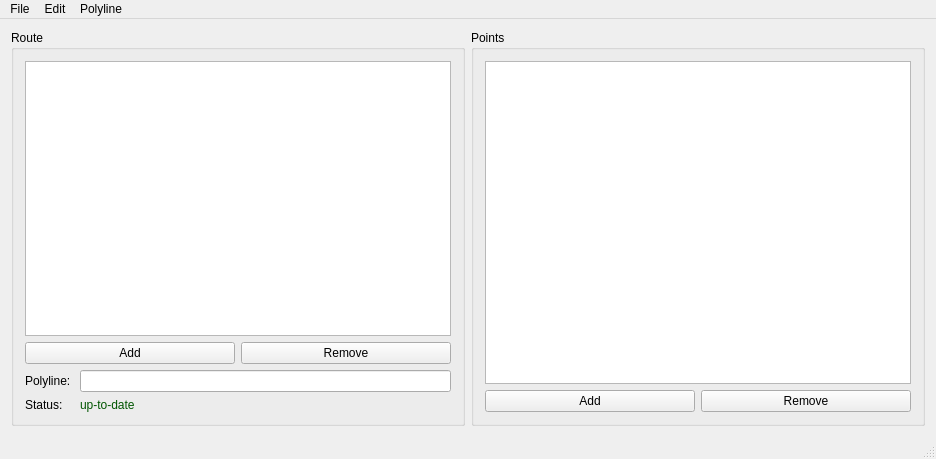
<?xml version="1.0" encoding="UTF-8"?>
<ui version="4.0">
 <class>MainWindow</class>
 <widget class="QMainWindow" name="MainWindow">
  <property name="geometry">
   <rect>
    <x>0</x>
    <y>0</y>
    <width>936</width>
    <height>459</height>
   </rect>
  </property>
  <property name="windowTitle">
   <string>Route App</string>
  </property>
  <widget class="QWidget" name="centralWidget">
   <layout class="QHBoxLayout" name="horizontalLayout">
    <item>
     <widget class="QGroupBox" name="routeGroup">
      <property name="title">
       <string>Route</string>
      </property>
      <layout class="QVBoxLayout" name="verticalLayout">
       <item>
        <widget class="QTableView" name="routeTableView"/>
       </item>
       <item>
        <layout class="QHBoxLayout" name="routesActionsLayout">
         <item>
          <widget class="QPushButton" name="addRoutePushButton">
           <property name="text">
            <string>Add</string>
           </property>
          </widget>
         </item>
         <item>
          <widget class="QPushButton" name="removeRoutePushButton">
           <property name="text">
            <string>Remove</string>
           </property>
          </widget>
         </item>
        </layout>
       </item>
       <item>
        <layout class="QGridLayout" name="gridLayout">
         <item row="0" column="0">
          <widget class="QLabel" name="polylineLabel">
           <property name="text">
            <string>Polyline: </string>
           </property>
          </widget>
         </item>
         <item row="1" column="0">
          <widget class="QLabel" name="statusLabel">
           <property name="text">
            <string>Status: </string>
           </property>
          </widget>
         </item>
         <item row="1" column="1">
          <widget class="QLabel" name="currentStatusLabel">
           <property name="text">
            <string>&lt;html&gt;&lt;head/&gt;&lt;body&gt;&lt;p&gt;&lt;span style=&quot; color:#005500;&quot;&gt;up-to-date&lt;/span&gt;&lt;/p&gt;&lt;/body&gt;&lt;/html&gt;</string>
           </property>
          </widget>
         </item>
         <item row="0" column="1">
          <widget class="QLineEdit" name="polylineLineEdit">
           <property name="enabled">
            <bool>true</bool>
           </property>
           <property name="readOnly">
            <bool>true</bool>
           </property>
          </widget>
         </item>
        </layout>
       </item>
      </layout>
     </widget>
    </item>
    <item>
     <widget class="QGroupBox" name="pointsGroup">
      <property name="title">
       <string>Points</string>
      </property>
      <layout class="QVBoxLayout" name="verticalLayout_2">
       <item>
        <widget class="QTableView" name="pointTableView"/>
       </item>
       <item>
        <layout class="QHBoxLayout" name="pointsActionsLayout">
         <item>
          <widget class="QPushButton" name="addPointPushButton">
           <property name="text">
            <string>Add</string>
           </property>
          </widget>
         </item>
         <item>
          <widget class="QPushButton" name="removePointPushButton">
           <property name="text">
            <string>Remove</string>
           </property>
          </widget>
         </item>
        </layout>
       </item>
      </layout>
     </widget>
    </item>
   </layout>
  </widget>
  <widget class="QMenuBar" name="menuBar">
   <property name="geometry">
    <rect>
     <x>0</x>
     <y>0</y>
     <width>936</width>
     <height>25</height>
    </rect>
   </property>
   <widget class="QMenu" name="menuFile">
    <property name="title">
     <string>File</string>
    </property>
    <addaction name="actionLoad"/>
    <addaction name="actionExport"/>
    <addaction name="actionReset"/>
   </widget>
   <widget class="QMenu" name="menuEdit">
    <property name="title">
     <string>Edit</string>
    </property>
    <addaction name="actionUndo"/>
    <addaction name="actionRedo"/>
   </widget>
   <widget class="QMenu" name="menuPolyline">
    <property name="title">
     <string>Polyline</string>
    </property>
    <addaction name="actionCreateRoute"/>
    <addaction name="actionUpdatePolyline"/>
   </widget>
   <addaction name="menuFile"/>
   <addaction name="menuEdit"/>
   <addaction name="menuPolyline"/>
  </widget>
  <widget class="QStatusBar" name="statusBar"/>
  <action name="actionLoad">
   <property name="text">
    <string>Import</string>
   </property>
  </action>
  <action name="actionUndo">
   <property name="text">
    <string>Undo</string>
   </property>
  </action>
  <action name="actionRedo">
   <property name="text">
    <string>Redo</string>
   </property>
  </action>
  <action name="actionExport">
   <property name="text">
    <string>Export</string>
   </property>
  </action>
  <action name="actionReset">
   <property name="text">
    <string>Reset</string>
   </property>
  </action>
  <action name="actionCreateRoute">
   <property name="text">
    <string>Create route</string>
   </property>
  </action>
  <action name="actionUpdatePolyline">
   <property name="text">
    <string>Update polyline</string>
   </property>
  </action>
 </widget>
 <layoutdefault spacing="6" margin="11"/>
 <resources/>
 <connections/>
</ui>
